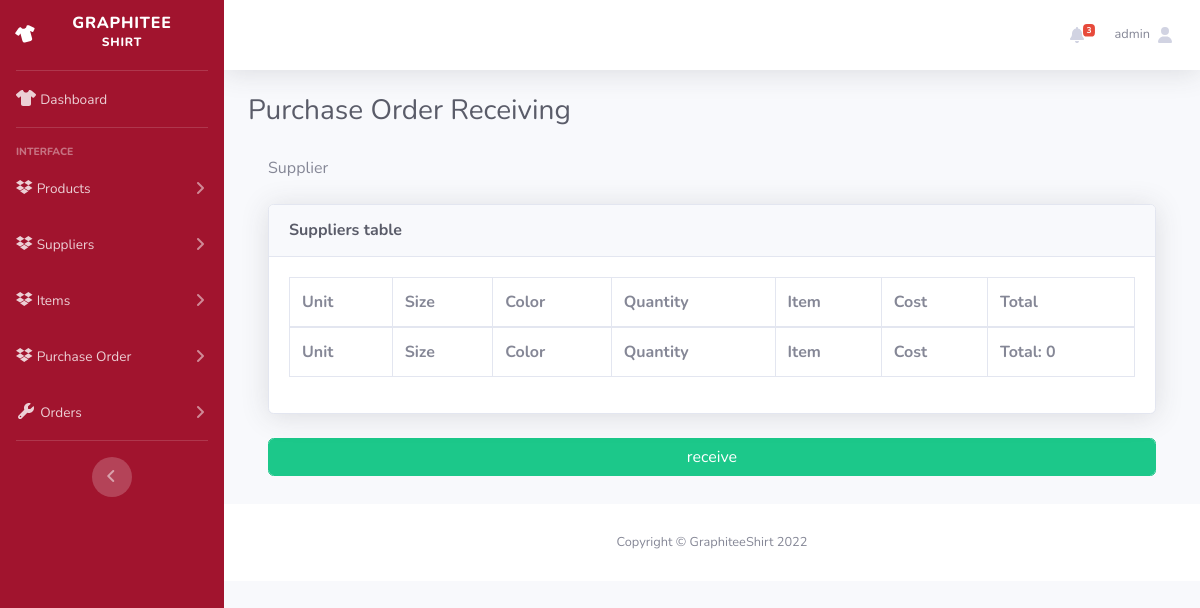
The page /view-purchase-order-receiving.php?poId=PO-2022-11-27-9ZkmZ (signed in) on the database as committed earlier.
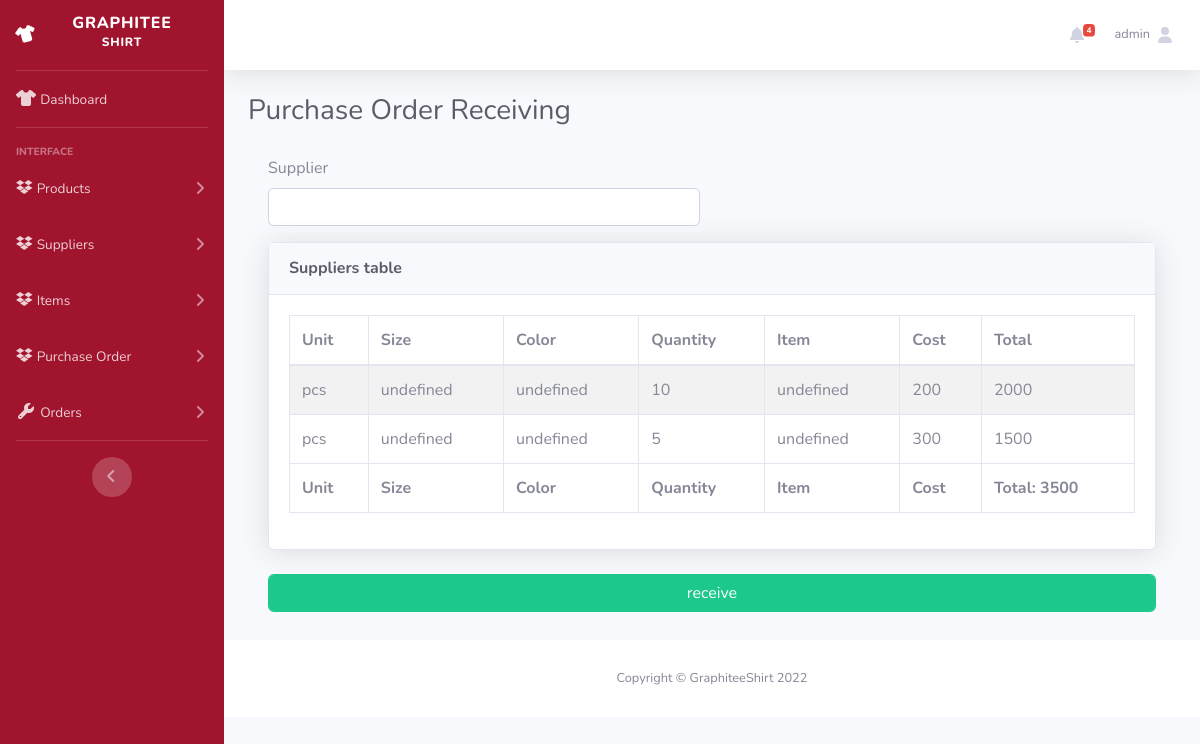
The same page on the database as committed later.
### tables this page shows
CREATE TABLE `purchase_orders` (
  `id` int(11) NOT NULL,
  `code` varchar(100) NOT NULL,
  `supplier_id` int(11) NOT NULL,
  `supplier_product_id` int(11) NOT NULL,
  `unit` varchar(100) NOT NULL,
  `cost` int(11) NOT NULL,
  `quantity` int(11) NOT NULL DEFAULT 1,
  `discount` decimal(10,0) DEFAULT 0,
  `tax` decimal(10,0) DEFAULT 0,
  `created_at` timestamp NOT NULL DEFAULT current_timestamp(),
  `updated_at` timestamp NOT NULL DEFAULT current_timestamp()
);

### classes/connectiondb.php (called while the page is built, shortened)
<?php
class connection
{
    protected function connect()
    {
        try {
            $servername = "localhost";
            $username = "root";
            $password = "";
            $conn = new PDO("mysql:host=$servername;dbname=ooplogin", $username, $password);
            $conn->setAttribute(PDO::ATTR_ERRMODE, PDO::ERRMODE_EXCEPTION);
            return $conn;
        } catch (PDOException $e) {
            echo "Connection failed: " . $e->getMessage();
            die();
        }
    }
}

### classes/viewsupplieritemModel.php (called while the page is built, shortened)
<?php
class viewsupplieritems extends connection
{
    function getAllQuantity($table)
    {
        $sql = "SELECT * FROM $table";
        $stmt = $this->connect()->prepare($sql);
        $stmt->execute();
        return $stmt;
    }
}

### classes/viewsupplierModel.php (called while the page is built, shortened)
<?php
class viewsuppliers extends connection
{
    function getByCode($table, $code)
    {
        $sql = "SELECT * FROM $table WHERE code = '$code'";
        $stmt = $this->connect()->prepare($sql);
        $stmt->execute();
        return $stmt;
    }
}

### view-purchase-order-receiving.php (the view, shortened to what this page needs)
<?php
include "classes/connectiondb.php";
include "classes/viewsupplieritemModel.php";
include "classes/viewsupplierModel.php";
?>
<!DOCTYPE html>
<html lang="en">
<head>
    <link href="vendors/fontawesome-free/css/all.min.css" rel="stylesheet" type="text/css">
    <link href="dashboard/css/sb-admin-2.min.css" rel="stylesheet">
    <link href="vendors/datatables/dataTables.bootstrap4.min.css" rel="stylesheet">
    <link rel="stylesheet" href="styles/addProduct.css">
    <link rel="stylesheet" href="https://cdnjs.cloudflare.com/ajax/libs/font-awesome/6.1.2/css/all.min.css">
    <link rel="stylesheet" href="styles/viewProduct.css">
    <link rel="stylesheet" href="//cdn.jsdelivr.net/npm/alertifyjs@1.13.1/build/css/alertify.min.css" />
</head>
<body id="page-top" onload="init()">
    <div id="wrapper">
        <ul class="navbar-nav bg-gradient-primary sidebar sidebar-dark accordion" id="accordionSidebar">
            <a class="sidebar-brand d-flex align-items-center justify-content-center" href="adminDashboard.php">
                <div class="sidebar-brand-icon rotate-n-15">
                    <i class="fa-solid fa-shirt"></i>
                </div>
                <div class="sidebar-brand-text mx-3">Graphitee <sup>Shirt</sup></div>
            </a>
            <hr class="sidebar-divider my-0">
            <li class="nav-item">
                <a class="nav-link" href="adminDashboard.php">
                    <i class="fa-solid fa-shirt"></i>
                    <span>Dashboard</span></a>
            </li>
            <hr class="sidebar-divider">
            <div class="sidebar-heading">
                Interface
            </div>
            <li class="nav-item">
                <a class="nav-link collapsed" href="#" data-toggle="collapse" data-target="#collapseTwo" aria-expanded="true" aria-controls="collapseTwo">
                    <i class="fa-brands fa-dropbox"></i>
                    <span>Products</span>
                </a>
            </li>
            <li class="nav-item">
                <a class="nav-link collapsed" href="#" data-toggle="collapse" data-target="#collapse3" aria-expanded="true" aria-controls="collapse3">
                    <i class="fa-brands fa-dropbox"></i>
                    <span>Suppliers</span>
                </a>
            </li>
            <li class="nav-item">
                <a class="nav-link collapsed" href="#" data-toggle="collapse" data-target="#collapse4" aria-expanded="true" aria-controls="collapse4">
                    <i class="fa-brands fa-dropbox"></i>
                    <span>Items </span>
                </a>
            </li>
            <li class="nav-item">
                <a class="nav-link collapsed" href="#" data-toggle="collapse" data-target="#collapse5" aria-expanded="true" aria-controls="collapse4">
                    <i class="fa-brands fa-dropbox"></i>
                    <span>Purchase Order </span>
                </a>
            </li>
            <li class="nav-item">
                <a class="nav-link collapsed" href="#" data-toggle="collapse" data-target="#collapseUtilities" aria-expanded="true" aria-controls="collapseUtilities">
                    <i class="fas fa-fw fa-wrench"></i>
                    <span>Orders</span>
                </a>
            </li>
            <hr class="sidebar-divider">
            <div class="text-center d-none d-md-inline">
                <button class="rounded-circle border-0" id="sidebarToggle"></button>
            </div>
        </ul>
        <div id="content-wrapper" class="d-flex flex-column">
            <div id="content">
                <nav class="navbar navbar-expand navbar-light bg-white topbar mb-4 static-top shadow">
                    <ul class="navbar-nav ml-auto">
                        <?php
                        $views = new viewsupplieritems();
                        $prods = $views->getAllQuantity("supplier_products");
                        $low = $prods->rowCount();
                        if ($low == 0) {
                            $none = "style='display:none;'";
                        } else {
                            $none = "";
                            $shake = "fa-shake";
                        }
                        ?>
                        <li class="nav-item dropdown no-arrow mx-1">
                            <a class="nav-link dropdown-toggle" href="#" id="alertsDropdown" role="button" data-toggle="dropdown" aria-haspopup="true" aria-expanded="false">
                                <i class="fas fa-bell fa-fw <?php echo $shake ?>"></i>
                                <span <?php echo $none ?> class="badge badge-danger badge-counter"> <?php echo $low ?> </span>
                            </a>
                        </li>
                        <li class="nav-item dropdown no-arrow">
                            <a class="nav-link dropdown-toggle" href="#" id="userDropdown" role="button" data-toggle="dropdown" aria-haspopup="true" aria-expanded="false">
                                <span class="mr-2 d-none d-lg-inline text-gray-600 small"><?php echo $_SESSION["usernameid"]; ?></span>
                                <i class="fa-solid fa-user"></i>
                            </a>
                        </li>
                    </ul>
                </nav>
                <div class="container-fluid">
                    <h1 class="h3 mb-2 text-gray-800">Purchase Order Receiving</h1>
                    <div class="card-body">
                        <form action="includes/addsupplieritemInclude.php" method="POST" onsubmit="addsuccess()">
                            <div class="row">
                                <div class="col-md-6">
                                    <div class="form-group">
                                        <label for="status" class="control-label">Supplier </label>
                                            <?php
                                                $view = new viewsuppliers();
                                                $pos = $view->getByCode('purchase_orders', $_GET['poId']);
                                                $pos = $pos->fetchAll(PDO::FETCH_ASSOC);
                                            ?>
                                                <?php if($pos) { ?>
                                                    <input type="text" required name="unit" id="supplierId" class="form-control mb-2" >
                                                <?php } ?>
                                    </div>
                                </div>
                            </div>
                            <div class="row">
                                <div class="col-md-12">
                                <div class="card shadow mb-4">
                        <div class="card-header py-3">
                            <h6 class="m-0 font-weight-bold text-dark">Suppliers table</h6>
                        </div>
                        <div class="card-body" id="products_table">
                            <div class="table-responsive">
                                <table id="" class="table table-striped table-bordered" style="width:100%">
                                    <thead class="">
                                        <tr>
                                            <th>Unit</th>
                                            <th>Size</th>
                                            <th>Color</th>
                                            <th>Quantity</th>
                                            <th>Item</th>
                                            <th>Cost</th>
                                            <th>Total</th>
                                        </tr>
                                    </thead>
                                    <tbody id="orders">
                                    <?php
                                        $view = new viewsuppliers();
                                        $po_items = $view->getByCode('purchase_orders', $_GET['poId']);
                                        $po = $po_items->fetchAll(PDO::FETCH_ASSOC);
                                        $total = 0;
                                            foreach ($po as $po_item) {
                                                $total += $po_item['cost'] *  $po_item['quantity'];
                                    ?>
                                            <tr>
                                                <td><?= $po_item['unit'] ?> </td>
                                                <td><script>document.write(storage.getItemNameById("<?= $po_item['supplier_product_id'] ?>").size);</script></td>
                                                <td><script>document.write(storage.getItemNameById("<?= $po_item['supplier_product_id'] ?>").color);</script></td>
                                                <td><?= $po_item['quantity'] ?> </td>
                                                <td><script>document.write(storage.getItemNameById("<?= $po_item['supplier_product_id'] ?>").name);</script></td>
                                                <td><?= $po_item['cost'] ?> </td>
                                                <td><?= $po_item['cost'] *  $po_item['quantity'] ?> </td>
                                            </tr>
                                        <?php
                                        }
                                    ?>
                                    </tbody>
                                    <tfoot>
                                        <tr>
                                            <th>Unit</th>
                                            <th>Size</th>
                                            <th>Color</th>
                                            <th>Quantity</th>
                                            <th>Item</th>
                                            <th>Cost</th>
                                            <th>Total: <?= $total ?></th>
                                        </tr>
                                    </tfoot>
                                </table>
                            </div>
                        </div>
                    </div>
                                </div>
                            </div>
                            <button type="button" name="save_orders_btn" class="form-control btn btn-success mb-2" onclick="receivePO()">receive</button>
                        </form>
                    </div>
                </div>
                <footer class="sticky-footer bg-white">
                    <div class="container my-auto">
                        <div class="copyright text-center my-auto">
                            <span>Copyright &copy; GraphiteeShirt 2022</span>
                        </div>
                    </div>
                </footer>
            </div>
        </div>
</body>
</html>

### styles/addProduct.css (style rules this page uses)
body { overflow: auto; }
footer { position:static; }

### styles/viewProduct.css (style rules this page uses)
body { overflow:auto; }
footer { position:static; }
#accordionSidebar { background:#a1142e; }

Rows that differ between the two databases and show on the page:
added purchase_orders: unit "pcs", quantity "10", cost "200", cost+quantity "2000"
added purchase_orders: unit "pcs", quantity "5", cost "300", cost+quantity "1500"
Other text that changed with them:
$low: "3" → "4"
$total: "0" → "3500"
